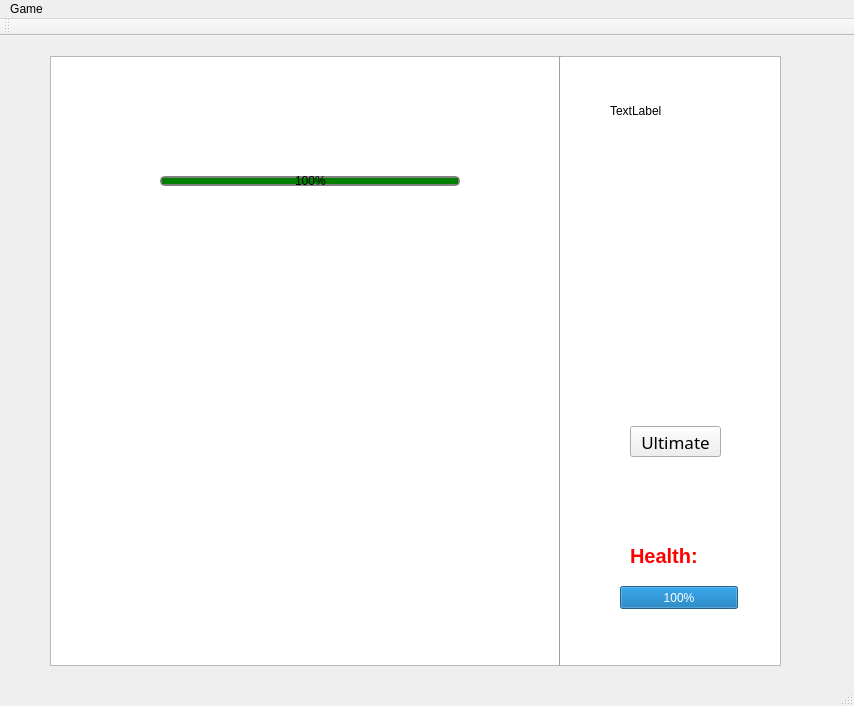
<?xml version="1.0" encoding="UTF-8"?>
<ui version="4.0">
 <class>MainWindow</class>
 <widget class="QMainWindow" name="MainWindow">
  <property name="geometry">
   <rect>
    <x>0</x>
    <y>0</y>
    <width>854</width>
    <height>706</height>
   </rect>
  </property>
  <property name="focusPolicy">
   <enum>Qt::StrongFocus</enum>
  </property>
  <property name="windowTitle">
   <string>MainWindow</string>
  </property>
  <widget class="QWidget" name="centralWidget">
   <widget class="QGraphicsView" name="graphicsView">
    <property name="geometry">
     <rect>
      <x>50</x>
      <y>20</y>
      <width>731</width>
      <height>610</height>
     </rect>
    </property>
    <property name="focusPolicy">
     <enum>Qt::NoFocus</enum>
    </property>
    <property name="styleSheet">
     <string notr="true">background-image: url(:/res/background.jpg);
background-repeat:no repeat;</string>
    </property>
   </widget>
   <widget class="Line" name="line">
    <property name="geometry">
     <rect>
      <x>550</x>
      <y>20</y>
      <width>20</width>
      <height>610</height>
     </rect>
    </property>
    <property name="orientation">
     <enum>Qt::Vertical</enum>
    </property>
   </widget>
   <widget class="QLabel" name="label">
    <property name="geometry">
     <rect>
      <x>610</x>
      <y>50</y>
      <width>121</width>
      <height>50</height>
     </rect>
    </property>
    <property name="text">
     <string>TextLabel</string>
    </property>
   </widget>
   <widget class="QProgressBar" name="player_bar">
    <property name="geometry">
     <rect>
      <x>620</x>
      <y>550</y>
      <width>118</width>
      <height>23</height>
     </rect>
    </property>
    <property name="minimum">
     <number>0</number>
    </property>
    <property name="value">
     <number>100</number>
    </property>
    <property name="alignment">
     <set>Qt::AlignLeading|Qt::AlignLeft|Qt::AlignVCenter</set>
    </property>
    <property name="orientation">
     <enum>Qt::Horizontal</enum>
    </property>
   </widget>
   <widget class="QLabel" name="label_2">
    <property name="geometry">
     <rect>
      <x>630</x>
      <y>510</y>
      <width>100</width>
      <height>20</height>
     </rect>
    </property>
    <property name="font">
     <font>
      <pointsize>15</pointsize>
      <weight>75</weight>
      <bold>true</bold>
     </font>
    </property>
    <property name="styleSheet">
     <string notr="true">color:red</string>
    </property>
    <property name="text">
     <string>Health:</string>
    </property>
   </widget>
   <widget class="QProgressBar" name="boss_progressbar">
    <property name="geometry">
     <rect>
      <x>160</x>
      <y>140</y>
      <width>300</width>
      <height>10</height>
     </rect>
    </property>
    <property name="styleSheet">
     <string notr="true">QProgressBar{border:2px solid grey; border-radius:5px; text-align:center;}
                                        QProgressBar::chunk{background-color:green; width:20px;}</string>
    </property>
    <property name="minimum">
     <number>-2</number>
    </property>
    <property name="maximum">
     <number>100</number>
    </property>
    <property name="value">
     <number>100</number>
    </property>
   </widget>
   <widget class="QLabel" name="finish">
    <property name="geometry">
     <rect>
      <x>140</x>
      <y>110</y>
      <width>361</width>
      <height>281</height>
     </rect>
    </property>
    <property name="font">
     <font>
      <family>Purisa</family>
      <pointsize>30</pointsize>
      <weight>75</weight>
      <bold>true</bold>
     </font>
    </property>
    <property name="styleSheet">
     <string notr="true">color:green</string>
    </property>
    <property name="text">
     <string/>
    </property>
    <property name="alignment">
     <set>Qt::AlignCenter</set>
    </property>
   </widget>
   <widget class="QPushButton" name="skill_button">
    <property name="geometry">
     <rect>
      <x>630</x>
      <y>390</y>
      <width>91</width>
      <height>31</height>
     </rect>
    </property>
    <property name="font">
     <font>
      <family>Purisa</family>
      <pointsize>13</pointsize>
     </font>
    </property>
    <property name="text">
     <string>Ultimate</string>
    </property>
   </widget>
   <widget class="QLabel" name="skill_label">
    <property name="geometry">
     <rect>
      <x>640</x>
      <y>440</y>
      <width>67</width>
      <height>17</height>
     </rect>
    </property>
    <property name="text">
     <string/>
    </property>
   </widget>
  </widget>
  <widget class="QMenuBar" name="menuBar">
   <property name="geometry">
    <rect>
     <x>0</x>
     <y>0</y>
     <width>854</width>
     <height>22</height>
    </rect>
   </property>
   <widget class="QMenu" name="menuGme">
    <property name="title">
     <string>Game</string>
    </property>
   </widget>
   <addaction name="menuGme"/>
  </widget>
  <widget class="QToolBar" name="mainToolBar">
   <attribute name="toolBarArea">
    <enum>TopToolBarArea</enum>
   </attribute>
   <attribute name="toolBarBreak">
    <bool>false</bool>
   </attribute>
  </widget>
  <widget class="QStatusBar" name="statusBar"/>
 </widget>
 <layoutdefault spacing="6" margin="11"/>
 <resources/>
 <connections/>
</ui>
